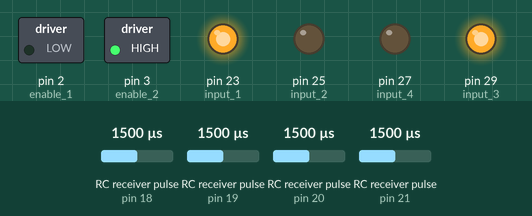
Simulated run of this sketch. Board: Arduino Mega 2560, built with avr-gcc and run on an emulated ATmega2560. Shown: switched loads named in the sketch (green lamp = pin HIGH), output pins drawn as LEDs (lit = HIGH). Wiring (inferred from the names in the program): 4 × RC receiver channel: data pin 18 / data pin 19 / data pin 20 / data pin 21. The inputs (shaded band) are chosen by the test bench; at power-on: RC receiver pulse (sensors on pin 18, pin 19, pin 20, pin 21) 1500 µs. What the sketch prints to the serial monitor is not drawn.

Above: at 0.1 s.
Timing chart, 0 to 1.6 s (numbered marks = the images above):
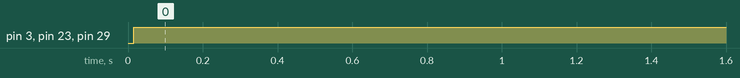

Measured:
- by itself, pin 3 (enable_2), pin 23 (input_1), pin 29 (input_3): LOW → HIGH at 0.01 s

The sketch:

go_to_goal_algorithm_with_previous.ino
```cpp
#include <math.h>

#define KP            25
#define KI            0.5
#define KD             0

#define cons          50

#define N             48    //Number of ticks per revolution
#define pi            3.1614  // Value of pi

#define  input_1       23    //For Motor(1)
#define  input_2       25
#define  enable_1      2
#define  input_3       29    //For Motor(1)
#define  input_4       27
#define  enable_2      3

#define Channel_A_Motor_1       18
#define Channel_B_Motor_1       19
#define Channel_A_Motor_2       20
#define Channel_B_Motor_2       21

#define Interrupt_Channel_A_Motor_1       5
#define Interrupt_Channel_B_Motor_1       4
#define Interrupt_Channel_A_Motor_2       3
#define Interrupt_Channel_B_Motor_2       2

long int count_1 = 0 , count_2 = 0;
boolean A , B , C , D;
byte state_1 , statep_1 , state_2 , statep_2 ;
volatile int QEM[16] = { 0, -1, 0, 1, 1, 0, -1, 0, 0, 1, 0, -1, -1, 0, 1, 0 };
volatile int index_1 , index_2;

float L = 155 , R = 21;                  //Distance of robot wheel and radius of the wheel
float v = 3500;                          //Input linear velocity
float vel_r, vel_l;
float d_left, d_right, d_center, phi;
float theta = 0, x=0, y=0;
float theta_dt, x_dt, y_dt;
float m_per_tick = (2*pi*R)/N;

float error_old = 0.0, error_new, input;
float p = 0.0, i = 0.0, d = 0.0;
float u_x , u_y;
float theta_g;
float e_k;

int x_g = -1000;    //This is the goal point
int y_g = -1000;

int right_ticks, left_ticks;
int prev_right_ticks = 0, prev_left_ticks = 0;
int pwm_r, pwm_l;
int PWM[101] = {255,255,255,255,254,253,251,249,247,245,243,240,237,235,232,230,225,220,215,210,200,190,180,175,175,170,170,167,165,163,160,157,155,153,150,145,140,137,135,133,130,129,128,127,126,126,125,125,124,123,122,121,121,120,120,120,119,118,117,116,115,115,114,114,114,113,113,112,111,111,110,108,106,104,102,100,100,99,98,97,96,95,94,93,92,91,90,90,90,89,89,89,88,88,88,87,87,87,86,86,0};

void Achange();
void Bchange();
void Cchange();
void Dchange();

void setup()
{
  Serial.begin(57600);

  pinMode(input_1 , OUTPUT);    //For Motor(1)
  pinMode(input_2 , OUTPUT);
  pinMode(enable_1 , OUTPUT);

  pinMode(input_3 , OUTPUT);    //For Motor(2)
  pinMode(input_4 , OUTPUT);
  pinMode(enable_2 , OUTPUT);

  pinMode(Channel_A_Motor_1, INPUT);
  pinMode(Channel_B_Motor_1, INPUT);
  pinMode(Channel_A_Motor_2, INPUT);
  pinMode(Channel_B_Motor_2, INPUT);

  attachInterrupt(Interrupt_Channel_A_Motor_1, Achange, CHANGE);
  attachInterrupt(Interrupt_Channel_B_Motor_1, Bchange, CHANGE);
  attachInterrupt(Interrupt_Channel_A_Motor_2, Cchange, CHANGE);
  attachInterrupt(Interrupt_Channel_B_Motor_2, Dchange, CHANGE);

  //Read the initial state value of A , B , C and D
  A = digitalRead(Channel_A_Motor_1);
  B = digitalRead(Channel_B_Motor_1);
  C = digitalRead(Channel_A_Motor_2);
  D = digitalRead(Channel_B_Motor_2);

  //Set initial state value of Motor_1
  if( (A==HIGH)&&(B==HIGH) )
  {
    statep_1 = 0;
  }
  else if( (A==HIGH)&&(B==LOW) )
  {
    statep_1 = 1;
  }
  else if( (A==LOW)&&(B==LOW) )
  {
    statep_1 = 2;
  }
  else if( (A==LOW)&&(B==HIGH) )
  {
    statep_1 = 3;
  }

  //Set initial state value of Motor_2
  if( (C==HIGH)&&(D==HIGH) )
  {
    statep_2 = 0;
  }
  else if( (C==HIGH)&&(D==LOW) )
  {
    statep_2 = 1;
  }
  else if( (C==LOW)&&(D==LOW) )
  {
    statep_2 = 2;
  }
  else if( (C==LOW)&&(D==HIGH) )
  {
    statep_2 = 3;
  }
}

void loop()
{
  right_ticks = count_1;
  left_ticks = count_2;

  delay(10);

  d_right = m_per_tick * (right_ticks - prev_right_ticks);
  d_left = m_per_tick * (left_ticks - prev_left_ticks);

  //Serial.print(d_right);
  //Serial.print("    ");
  //Serial.println(d_left);

  prev_right_ticks = right_ticks;
  prev_left_ticks = left_ticks;

  d_center = (d_right + d_left)/2;
  phi = (d_right - d_left)/L;

  //Serial.print(d_center);
  //Serial.print("    ");
  //Serial.println(phi);

  x_dt = d_center*cos(theta);
  y_dt = d_center*sin(theta);
  theta_dt = phi;

  theta = theta + theta_dt;
  theta = atan2(sin(theta), cos(theta));
  x = x + x_dt;
  y = y + y_dt;

  Serial.print(abs(x_g-x));
  Serial.print("    ");
  Serial.print(abs(y_g-y));
  Serial.print("    ");

  if( (abs(x_g-x) < cons) && (abs(y_g-y) < cons) )
  {
    digitalWrite(input_1 , LOW);
    digitalWrite(input_2 , LOW);
    digitalWrite(enable_1 , LOW);

    digitalWrite(input_3 , LOW);
    digitalWrite(input_4 , LOW);
    digitalWrite(enable_2 , LOW);
  }

  else
  {
    Serial.print(x);
    Serial.print("    ");
    Serial.print(y);
    Serial.print("    ");
    Serial.print(theta);
    Serial.print("    ");

    u_x = x_g-x;
    u_y = y_g-y;
    theta_g = atan2(u_y,u_x);

    error_new = theta_g - theta;
    error_new = atan2(sin(error_new),cos(error_new));

    Serial.print(theta_g);
    Serial.print("    ");
    Serial.println(error_new);

    p = (KP * error_new);
    i = (KI * (i + error_new));
    d = (KD * (error_new - error_old));

    input = (p + i + d);
    error_old = error_new;

    //Serial.println(error_new);

    vel_r = ((2*v)+(input*L)) /(2*R);
    vel_l = ((2*v)-(input*L))/(2*R);

    //Serial.print(vel_r);
    //Serial.print("    ");
    //Serial.println(vel_l);

    vel_r = constrain(vel_r , 100 , 200);
    vel_l = constrain(vel_l , 100 , 200);

    //Serial.print(x);
    //Serial.print("    ");
    //Serial.print(y);
    //Serial.print("    ");
    //Serial.println(theta);

    int m_r = 200-vel_r;
    int a_r = PWM[m_r];

    int m_l = 200-vel_l;
    int a_l = PWM[m_l];

    //Serial.print(a_r);
    //Serial.print("    ");
    //Serial.println(a_l);

    digitalWrite(input_1 , HIGH);
    digitalWrite(input_2 , LOW);
    digitalWrite(enable_1 , LOW);
    analogWrite(enable_1 , a_r);

    digitalWrite(input_3 , HIGH);
    digitalWrite(input_4 , LOW);
    digitalWrite(enable_2 , LOW);
    analogWrite(enable_2 , a_l);
  }
}

void Achange()
{
  A = digitalRead(Channel_A_Motor_1);
  B = digitalRead(Channel_B_Motor_1);

  //Determine State Value
  if( (A==HIGH)&&(B==HIGH) )
  {
    state_1 = 0;
  }
  else if( (A==HIGH)&&(B==LOW) )
  {
    state_1 = 1;
  }
  else if( (A==LOW)&&(B==LOW) )
  {
    state_1 = 2;
  }
  else if( (A==LOW)&&(B==HIGH) )
  {
    state_1 = 3;
  }

  index_1 = 4*state_1 + statep_1;
  count_1 = count_1 + QEM[index_1];
  statep_1 = state_1;
}

void Bchange()
{
  A = digitalRead(Channel_A_Motor_1);
  B = digitalRead(Channel_B_Motor_1);

  //Determine State Value
  if( (A==HIGH)&&(B==HIGH) )
  {
    state_1 = 0;
  }
  else if( (A==HIGH)&&(B==LOW) )
  {
    state_1 = 1;
  }
  else if( (A==LOW)&&(B==LOW) )
  {
    state_1 = 2;
  }
  else if( (A==LOW)&&(B==HIGH) )
  {
    state_1 = 3;
  }

  index_1 = 4*state_1 + statep_1;
  count_1 = count_1 + QEM[index_1];
  statep_1 = state_1;
}

void Cchange()
{
  C = digitalRead(Channel_A_Motor_2);
  D = digitalRead(Channel_B_Motor_2);

  //Determine State Value
  if( (C==HIGH)&&(D==HIGH) )
  {
    state_2 = 0;
  }
  else if( (C==HIGH)&&(D==LOW) )
  {
    state_2 = 1;
  }
  else if( (C==LOW)&&(D==LOW) )
  {
    state_2 = 2;
  }
  else if( (C==LOW)&&(D==HIGH) )
  {
    state_2 = 3;
  }

  index_2 = 4*state_2 + statep_2;
  count_2 = count_2 + QEM[index_2];
  statep_2 = state_2;
}

void Dchange()
{
  C = digitalRead(Channel_A_Motor_2);
  D = digitalRead(Channel_B_Motor_2);

  //Determine State Value
  if( (C==HIGH)&&(D==HIGH) )
  {
    state_2 = 0;
  }
  else if( (C==HIGH)&&(D==LOW) )
  {
    state_2 = 1;
  }
  else if( (C==LOW)&&(D==LOW) )
  {
    state_2 = 2;
  }
  else if( (C==LOW)&&(D==HIGH) )
  {
    state_2 = 3;
  }

  index_2 = 4*state_2 + statep_2;
  count_2 = count_2 + QEM[index_2];
  statep_2 = state_2;
}
```
